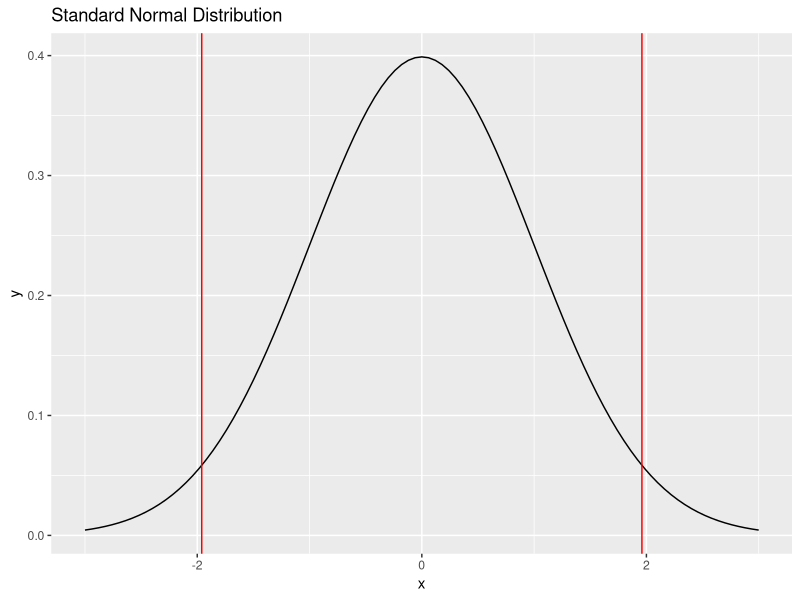
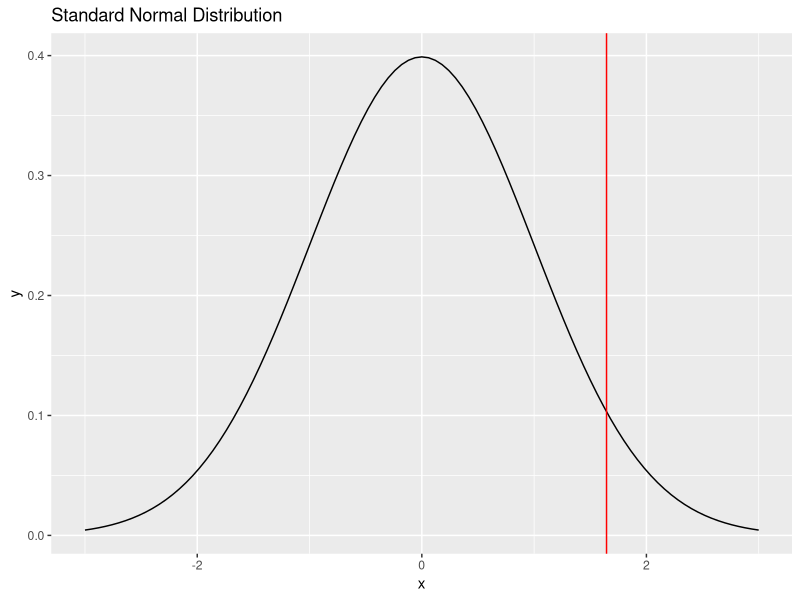
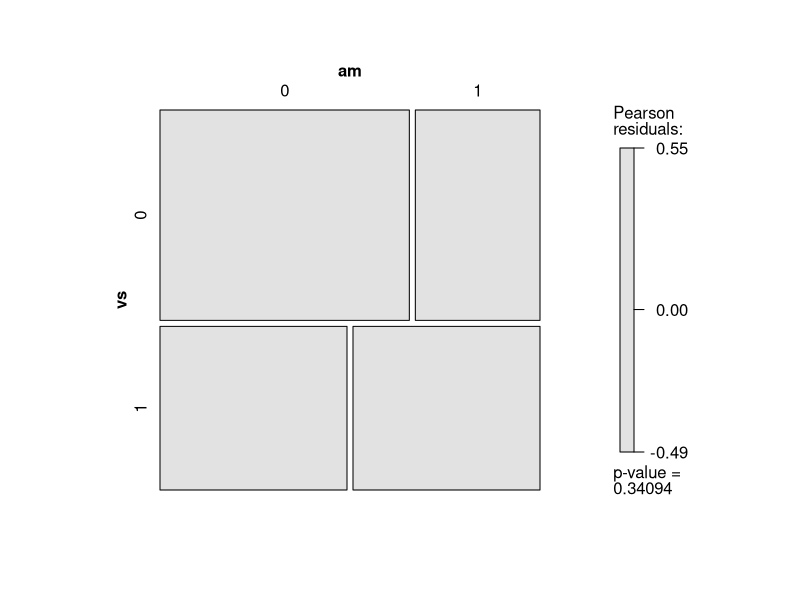
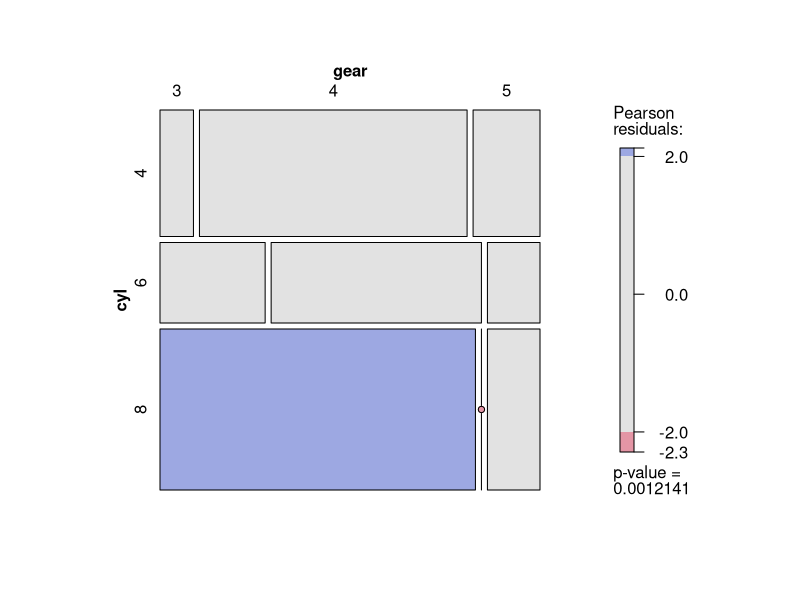

The R source for these figures, in order:
library(tidyverse)

# Concept of Parametric Test

ggplot(data.frame(x = c(-3, 3)), aes(x)) +
  stat_function(fun = dnorm) +
  geom_vline(xintercept = qnorm(0.025), col = "red") +
  geom_vline(xintercept = qnorm(0.975), col = "red") +
  labs(title = "Standard Normal Distribution")

# confidence level / confidence interval
# significance level / significance probability (p-value)
# two-sided test / one-sided test

ggplot(data.frame(x = c(-3, 3)), aes(x)) +
  stat_function(fun = dnorm) +
  geom_vline(xintercept = qnorm(0.95), col = "red") +
  labs(title = "Standard Normal Distribution")

# Independence

mtcars
str(mtcars)

(df <- mtcars[, c(1, 8, 9, 2, 10, 3, 4, 6)])

(tb1 <- with(df, table(vs, am)))
(tb2 <- with(df, table(cyl, gear)))

chisq.test(df$vs, df$am)
chisq.test(df$vs, df$am, simulate.p.value=T)

chisq.test(df$cyl, df$gear)
chisq.test(df$cyl, df$gear, simulate.p.value=T)

chisq.test(tb2)
chisq.test(tb2, simulate.p.value=T)

fisher.test(tb2,
            conf.level = 0.95,
            alternative = c("two.sided"))
fisher.test(tb2,
            conf.level = 0.95,
            alternative = c("two.sided"),
            simulate.p.value=T)

library(vcd)

assocstats(tb1)
mosaic(tb1, shade = T)

assocstats(tb2)
mosaic(tb2, shade = T)

# Goodness of fit

apply(tb2, 1, sum)
apply(prop.table(tb2), 1, sum)

chisq.test(apply(tb2, 1, sum))
chisq.test(apply(tb2, 1, sum),
           c(0.3, 0.2, 0.4))
chisq.test(apply(tb2, 1, sum),
           c(0.3, 0.2, 0.4),
           simulate.p.value=T)

rm(list=ls())
